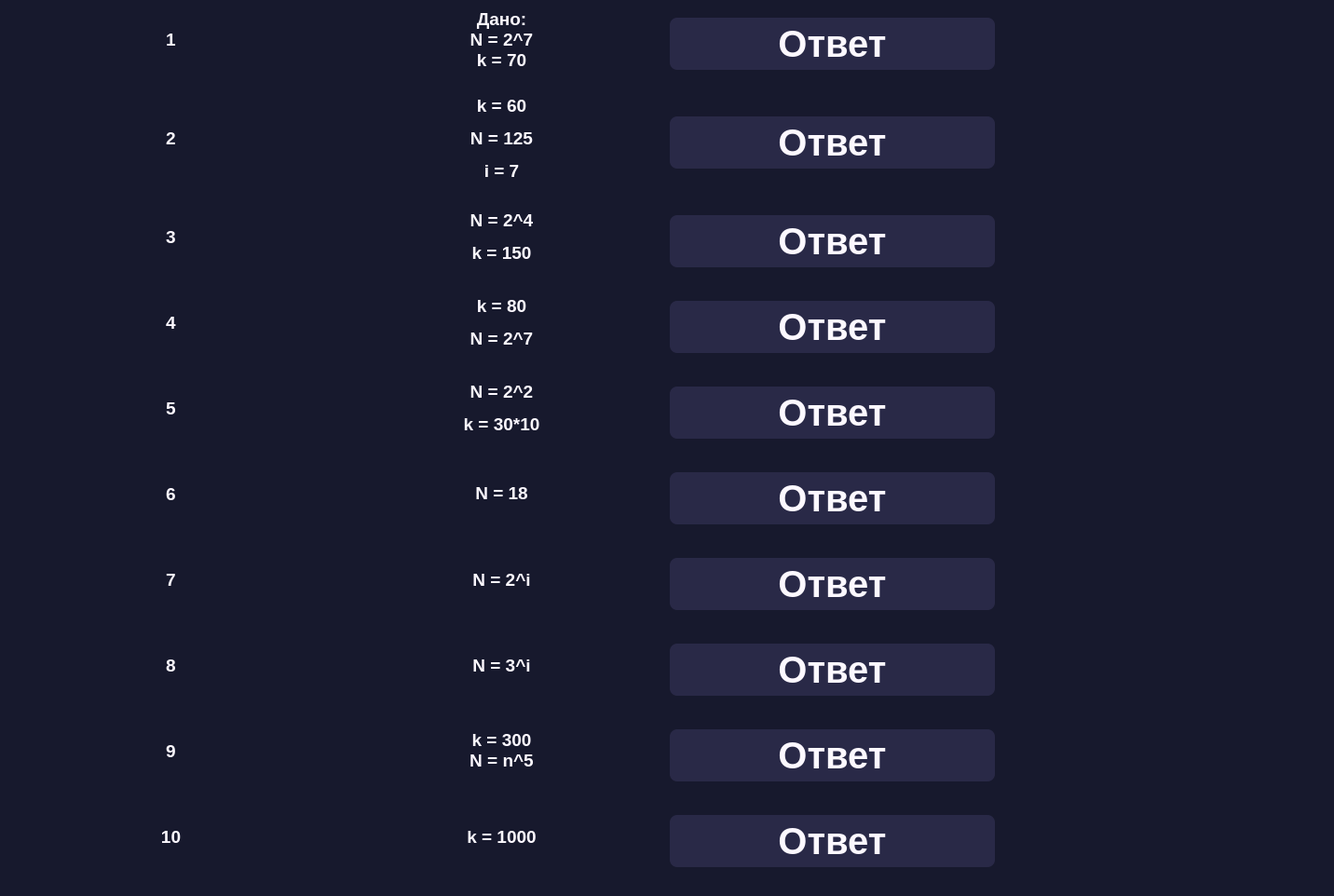
<?xml version="1.0" encoding="UTF-8"?>
<ui version="4.0">
 <class>Ru_lang</class>
 <widget class="QMainWindow" name="Ru_lang">
  <property name="geometry">
   <rect>
    <x>0</x>
    <y>0</y>
    <width>1432</width>
    <height>872</height>
   </rect>
  </property>
  <property name="windowTitle">
   <string>MainWindow</string>
  </property>
  <property name="styleSheet">
   <string notr="true">background-color:rgb(23, 25, 45);
color: rgb(250, 247, 253);</string>
  </property>
  <widget class="QWidget" name="centralwidget">
   <property name="styleSheet">
    <string notr="true">QPushButton {
  background-color:rgb(41, 41, 71);
  color: rgb(252, 248, 255);
  font-weight: 1000;
  font: bold 40px;
  border-radius: 8px;
  padding: 5px 15px;
  margin-top: 10px;
  outline: 0px;
}
QPushButton:hover{
background-color:rgb(54, 53, 87);
}
</string>
   </property>
   <layout class="QVBoxLayout" name="verticalLayout">
    <item>
     <layout class="QVBoxLayout" name="verticalLayout_2">
      <item>
       <layout class="QHBoxLayout" name="horizontalLayout_11">
        <item>
         <widget class="QLabel" name="label_21">
          <property name="font">
           <font>
            <pointsize>14</pointsize>
            <weight>75</weight>
            <bold>true</bold>
           </font>
          </property>
          <property name="styleSheet">
           <string notr="true">  color: rgb(252, 248, 255);
  font-weight: 600;
</string>
          </property>
          <property name="text">
           <string>1</string>
          </property>
          <property name="alignment">
           <set>Qt::AlignCenter</set>
          </property>
         </widget>
        </item>
        <item>
         <widget class="QLabel" name="label">
          <property name="font">
           <font>
            <pointsize>14</pointsize>
            <weight>75</weight>
            <bold>true</bold>
           </font>
          </property>
          <property name="styleSheet">
           <string notr="true">  color: rgb(252, 248, 255);
  font-weight: 600;

</string>
          </property>
          <property name="text">
           <string>&lt;html&gt;&lt;head/&gt;&lt;body&gt;&lt;p&gt;Дано:&lt;br/&gt;N = 2^7&lt;br/&gt;k = 70&lt;/p&gt;&lt;/body&gt;&lt;/html&gt;</string>
          </property>
          <property name="alignment">
           <set>Qt::AlignCenter</set>
          </property>
         </widget>
        </item>
        <item>
         <widget class="QPushButton" name="pushButton_2">
          <property name="text">
           <string>Ответ</string>
          </property>
         </widget>
        </item>
        <item>
         <widget class="QLabel" name="no1">
          <property name="font">
           <font>
            <pointsize>14</pointsize>
            <weight>75</weight>
            <bold>true</bold>
           </font>
          </property>
          <property name="styleSheet">
           <string notr="true">  color: rgb(252, 248, 255);
  font-weight: 600;

</string>
          </property>
          <property name="text">
           <string/>
          </property>
          <property name="alignment">
           <set>Qt::AlignCenter</set>
          </property>
         </widget>
        </item>
       </layout>
      </item>
      <item>
       <spacer name="verticalSpacer">
        <property name="orientation">
         <enum>Qt::Vertical</enum>
        </property>
        <property name="sizeType">
         <enum>QSizePolicy::Fixed</enum>
        </property>
        <property name="sizeHint" stdset="0">
         <size>
          <width>20</width>
          <height>20</height>
         </size>
        </property>
       </spacer>
      </item>
      <item>
       <layout class="QHBoxLayout" name="horizontalLayout_10">
        <item>
         <widget class="QLabel" name="label_22">
          <property name="font">
           <font>
            <pointsize>14</pointsize>
            <weight>75</weight>
            <bold>true</bold>
           </font>
          </property>
          <property name="styleSheet">
           <string notr="true">  color: rgb(252, 248, 255);
  font-weight: 600;
</string>
          </property>
          <property name="text">
           <string>2</string>
          </property>
          <property name="alignment">
           <set>Qt::AlignCenter</set>
          </property>
         </widget>
        </item>
        <item>
         <widget class="QLabel" name="label_3">
          <property name="font">
           <font>
            <pointsize>14</pointsize>
            <weight>75</weight>
            <bold>true</bold>
           </font>
          </property>
          <property name="styleSheet">
           <string notr="true">  color: rgb(252, 248, 255);
  font-weight: 600;

</string>
          </property>
          <property name="text">
           <string>&lt;html&gt;&lt;head/&gt;&lt;body&gt;&lt;p&gt;k = 60&lt;/p&gt;&lt;p&gt;N = 125&lt;/p&gt;&lt;p&gt;i = 7&lt;/p&gt;&lt;/body&gt;&lt;/html&gt;</string>
          </property>
          <property name="alignment">
           <set>Qt::AlignCenter</set>
          </property>
         </widget>
        </item>
        <item>
         <widget class="QPushButton" name="pushButton_3">
          <property name="text">
           <string>Ответ</string>
          </property>
         </widget>
        </item>
        <item>
         <widget class="QLabel" name="no2">
          <property name="font">
           <font>
            <pointsize>14</pointsize>
            <weight>75</weight>
            <bold>true</bold>
           </font>
          </property>
          <property name="styleSheet">
           <string notr="true">  color: rgb(252, 248, 255);
  font-weight: 600;

</string>
          </property>
          <property name="text">
           <string/>
          </property>
          <property name="alignment">
           <set>Qt::AlignCenter</set>
          </property>
         </widget>
        </item>
       </layout>
      </item>
      <item>
       <spacer name="verticalSpacer_2">
        <property name="orientation">
         <enum>Qt::Vertical</enum>
        </property>
        <property name="sizeType">
         <enum>QSizePolicy::Fixed</enum>
        </property>
        <property name="sizeHint" stdset="0">
         <size>
          <width>20</width>
          <height>20</height>
         </size>
        </property>
       </spacer>
      </item>
      <item>
       <layout class="QHBoxLayout" name="horizontalLayout_9">
        <item>
         <widget class="QLabel" name="label_23">
          <property name="font">
           <font>
            <pointsize>14</pointsize>
            <weight>75</weight>
            <bold>true</bold>
           </font>
          </property>
          <property name="styleSheet">
           <string notr="true">  color: rgb(252, 248, 255);
  font-weight: 600;
</string>
          </property>
          <property name="text">
           <string>3</string>
          </property>
          <property name="alignment">
           <set>Qt::AlignCenter</set>
          </property>
         </widget>
        </item>
        <item>
         <widget class="QLabel" name="label_5">
          <property name="font">
           <font>
            <pointsize>14</pointsize>
            <weight>75</weight>
            <bold>true</bold>
           </font>
          </property>
          <property name="styleSheet">
           <string notr="true">  color: rgb(252, 248, 255);
  font-weight: 600;

</string>
          </property>
          <property name="frameShape">
           <enum>QFrame::NoFrame</enum>
          </property>
          <property name="text">
           <string>&lt;html&gt;&lt;head/&gt;&lt;body&gt;&lt;p&gt;N = 2^4&lt;/p&gt;&lt;p&gt;k = 150&lt;/p&gt;&lt;/body&gt;&lt;/html&gt;</string>
          </property>
          <property name="alignment">
           <set>Qt::AlignCenter</set>
          </property>
         </widget>
        </item>
        <item>
         <widget class="QPushButton" name="pushButton_8">
          <property name="text">
           <string>Ответ</string>
          </property>
         </widget>
        </item>
        <item>
         <widget class="QLabel" name="no3">
          <property name="font">
           <font>
            <pointsize>14</pointsize>
            <weight>75</weight>
            <bold>true</bold>
           </font>
          </property>
          <property name="styleSheet">
           <string notr="true">  color: rgb(252, 248, 255);
  font-weight: 600;

</string>
          </property>
          <property name="text">
           <string/>
          </property>
          <property name="alignment">
           <set>Qt::AlignCenter</set>
          </property>
         </widget>
        </item>
       </layout>
      </item>
      <item>
       <spacer name="verticalSpacer_3">
        <property name="orientation">
         <enum>Qt::Vertical</enum>
        </property>
        <property name="sizeType">
         <enum>QSizePolicy::Fixed</enum>
        </property>
        <property name="sizeHint" stdset="0">
         <size>
          <width>20</width>
          <height>20</height>
         </size>
        </property>
       </spacer>
      </item>
      <item>
       <layout class="QHBoxLayout" name="horizontalLayout_8">
        <item>
         <widget class="QLabel" name="label_24">
          <property name="font">
           <font>
            <pointsize>14</pointsize>
            <weight>75</weight>
            <bold>true</bold>
           </font>
          </property>
          <property name="styleSheet">
           <string notr="true">  color: rgb(252, 248, 255);
  font-weight: 600;
</string>
          </property>
          <property name="text">
           <string>4</string>
          </property>
          <property name="alignment">
           <set>Qt::AlignCenter</set>
          </property>
         </widget>
        </item>
        <item>
         <widget class="QLabel" name="label_7">
          <property name="font">
           <font>
            <pointsize>14</pointsize>
            <weight>75</weight>
            <bold>true</bold>
           </font>
          </property>
          <property name="styleSheet">
           <string notr="true">  color: rgb(252, 248, 255);
  font-weight: 600;

</string>
          </property>
          <property name="text">
           <string>&lt;html&gt;&lt;head/&gt;&lt;body&gt;&lt;p&gt;k = 80&lt;/p&gt;&lt;p&gt;N = 2^7&lt;/p&gt;&lt;/body&gt;&lt;/html&gt;</string>
          </property>
          <property name="alignment">
           <set>Qt::AlignCenter</set>
          </property>
         </widget>
        </item>
        <item>
         <widget class="QPushButton" name="pushButton_10">
          <property name="text">
           <string>Ответ</string>
          </property>
         </widget>
        </item>
        <item>
         <widget class="QLabel" name="no4">
          <property name="font">
           <font>
            <pointsize>14</pointsize>
            <weight>75</weight>
            <bold>true</bold>
           </font>
          </property>
          <property name="styleSheet">
           <string notr="true">  color: rgb(252, 248, 255);
  font-weight: 600;

</string>
          </property>
          <property name="text">
           <string/>
          </property>
          <property name="alignment">
           <set>Qt::AlignCenter</set>
          </property>
         </widget>
        </item>
       </layout>
      </item>
      <item>
       <spacer name="verticalSpacer_4">
        <property name="orientation">
         <enum>Qt::Vertical</enum>
        </property>
        <property name="sizeType">
         <enum>QSizePolicy::Fixed</enum>
        </property>
        <property name="sizeHint" stdset="0">
         <size>
          <width>20</width>
          <height>20</height>
         </size>
        </property>
       </spacer>
      </item>
      <item>
       <layout class="QHBoxLayout" name="horizontalLayout_7">
        <item>
         <widget class="QLabel" name="label_25">
          <property name="font">
           <font>
            <pointsize>14</pointsize>
            <weight>75</weight>
            <bold>true</bold>
           </font>
          </property>
          <property name="styleSheet">
           <string notr="true">  color: rgb(252, 248, 255);
  font-weight: 600;
</string>
          </property>
          <property name="text">
           <string>5</string>
          </property>
          <property name="alignment">
           <set>Qt::AlignCenter</set>
          </property>
         </widget>
        </item>
        <item>
         <widget class="QLabel" name="label_9">
          <property name="font">
           <font>
            <pointsize>14</pointsize>
            <weight>75</weight>
            <bold>true</bold>
           </font>
          </property>
          <property name="styleSheet">
           <string notr="true">  color: rgb(252, 248, 255);
  font-weight: 600;

</string>
          </property>
          <property name="text">
           <string>&lt;html&gt;&lt;head/&gt;&lt;body&gt;&lt;p&gt;N = 2^2&lt;/p&gt;&lt;p&gt;k = 30*10&lt;/p&gt;&lt;/body&gt;&lt;/html&gt;</string>
          </property>
          <property name="alignment">
           <set>Qt::AlignCenter</set>
          </property>
         </widget>
        </item>
        <item>
         <widget class="QPushButton" name="pushButton_4">
          <property name="text">
           <string>Ответ</string>
          </property>
         </widget>
        </item>
        <item>
         <widget class="QLabel" name="no5">
          <property name="font">
           <font>
            <pointsize>14</pointsize>
            <weight>75</weight>
            <bold>true</bold>
           </font>
          </property>
          <property name="styleSheet">
           <string notr="true">  color: rgb(252, 248, 255);
  font-weight: 600;

</string>
          </property>
          <property name="text">
           <string/>
          </property>
          <property name="alignment">
           <set>Qt::AlignCenter</set>
          </property>
         </widget>
        </item>
       </layout>
      </item>
      <item>
       <spacer name="verticalSpacer_5">
        <property name="orientation">
         <enum>Qt::Vertical</enum>
        </property>
        <property name="sizeType">
         <enum>QSizePolicy::Fixed</enum>
        </property>
        <property name="sizeHint" stdset="0">
         <size>
          <width>20</width>
          <height>20</height>
         </size>
        </property>
       </spacer>
      </item>
      <item>
       <layout class="QHBoxLayout" name="horizontalLayout_6">
        <item>
         <widget class="QLabel" name="label_26">
          <property name="font">
           <font>
            <pointsize>14</pointsize>
            <weight>75</weight>
            <bold>true</bold>
           </font>
          </property>
          <property name="styleSheet">
           <string notr="true">  color: rgb(252, 248, 255);
  font-weight: 600;
</string>
          </property>
          <property name="text">
           <string>6</string>
          </property>
          <property name="alignment">
           <set>Qt::AlignCenter</set>
          </property>
         </widget>
        </item>
        <item>
         <widget class="QLabel" name="label_11">
          <property name="font">
           <font>
            <pointsize>14</pointsize>
            <weight>75</weight>
            <bold>true</bold>
           </font>
          </property>
          <property name="styleSheet">
           <string notr="true">  color: rgb(252, 248, 255);
  font-weight: 600;

</string>
          </property>
          <property name="text">
           <string>&lt;html&gt;&lt;head/&gt;&lt;body&gt;&lt;p&gt;N = 18&lt;/p&gt;&lt;/body&gt;&lt;/html&gt;</string>
          </property>
          <property name="alignment">
           <set>Qt::AlignCenter</set>
          </property>
         </widget>
        </item>
        <item>
         <widget class="QPushButton" name="pushButton_5">
          <property name="text">
           <string>Ответ</string>
          </property>
         </widget>
        </item>
        <item>
         <widget class="QLabel" name="no6">
          <property name="font">
           <font>
            <pointsize>14</pointsize>
            <weight>75</weight>
            <bold>true</bold>
           </font>
          </property>
          <property name="styleSheet">
           <string notr="true">  color: rgb(252, 248, 255);
  font-weight: 600;

</string>
          </property>
          <property name="text">
           <string/>
          </property>
          <property name="alignment">
           <set>Qt::AlignCenter</set>
          </property>
         </widget>
        </item>
       </layout>
      </item>
      <item>
       <spacer name="verticalSpacer_6">
        <property name="orientation">
         <enum>Qt::Vertical</enum>
        </property>
        <property name="sizeType">
         <enum>QSizePolicy::Fixed</enum>
        </property>
        <property name="sizeHint" stdset="0">
         <size>
          <width>20</width>
          <height>20</height>
         </size>
        </property>
       </spacer>
      </item>
      <item>
       <layout class="QHBoxLayout" name="horizontalLayout_5">
        <item>
         <widget class="QLabel" name="label_27">
          <property name="font">
           <font>
            <pointsize>14</pointsize>
            <weight>75</weight>
            <bold>true</bold>
           </font>
          </property>
          <property name="styleSheet">
           <string notr="true">  color: rgb(252, 248, 255);
  font-weight: 600;
</string>
          </property>
          <property name="text">
           <string>7</string>
          </property>
          <property name="alignment">
           <set>Qt::AlignCenter</set>
          </property>
         </widget>
        </item>
        <item>
         <widget class="QLabel" name="label_13">
          <property name="font">
           <font>
            <pointsize>14</pointsize>
            <weight>75</weight>
            <bold>true</bold>
           </font>
          </property>
          <property name="styleSheet">
           <string notr="true">  color: rgb(252, 248, 255);
  font-weight: 600;

</string>
          </property>
          <property name="text">
           <string>N = 2^i</string>
          </property>
          <property name="alignment">
           <set>Qt::AlignCenter</set>
          </property>
         </widget>
        </item>
        <item>
         <widget class="QPushButton" name="pushButton_6">
          <property name="text">
           <string>Ответ</string>
          </property>
         </widget>
        </item>
        <item>
         <widget class="QLabel" name="no7">
          <property name="font">
           <font>
            <pointsize>14</pointsize>
            <weight>75</weight>
            <bold>true</bold>
           </font>
          </property>
          <property name="styleSheet">
           <string notr="true">  color: rgb(252, 248, 255);
  font-weight: 600;

</string>
          </property>
          <property name="text">
           <string/>
          </property>
          <property name="alignment">
           <set>Qt::AlignCenter</set>
          </property>
         </widget>
        </item>
       </layout>
      </item>
      <item>
       <spacer name="verticalSpacer_7">
        <property name="orientation">
         <enum>Qt::Vertical</enum>
        </property>
        <property name="sizeType">
         <enum>QSizePolicy::Fixed</enum>
        </property>
        <property name="sizeHint" stdset="0">
         <size>
          <width>20</width>
          <height>20</height>
         </size>
        </property>
       </spacer>
      </item>
      <item>
       <layout class="QHBoxLayout" name="horizontalLayout_4">
        <item>
         <widget class="QLabel" name="label_28">
          <property name="font">
           <font>
            <pointsize>14</pointsize>
            <weight>75</weight>
            <bold>true</bold>
           </font>
          </property>
          <property name="styleSheet">
           <string notr="true">  color: rgb(252, 248, 255);
  font-weight: 600;
</string>
          </property>
          <property name="text">
           <string>8</string>
          </property>
          <property name="alignment">
           <set>Qt::AlignCenter</set>
          </property>
         </widget>
        </item>
        <item>
         <widget class="QLabel" name="label_16">
          <property name="font">
           <font>
            <pointsize>14</pointsize>
            <weight>75</weight>
            <bold>true</bold>
           </font>
          </property>
          <property name="styleSheet">
           <string notr="true">  color: rgb(252, 248, 255);
  font-weight: 600;

</string>
          </property>
          <property name="text">
           <string>N = 3^i</string>
          </property>
          <property name="alignment">
           <set>Qt::AlignCenter</set>
          </property>
         </widget>
        </item>
        <item>
         <widget class="QPushButton" name="pushButton_7">
          <property name="text">
           <string>Ответ</string>
          </property>
         </widget>
        </item>
        <item>
         <widget class="QLabel" name="no8">
          <property name="font">
           <font>
            <pointsize>14</pointsize>
            <weight>75</weight>
            <bold>true</bold>
           </font>
          </property>
          <property name="styleSheet">
           <string notr="true">  color: rgb(252, 248, 255);
  font-weight: 600;

</string>
          </property>
          <property name="text">
           <string/>
          </property>
          <property name="alignment">
           <set>Qt::AlignCenter</set>
          </property>
         </widget>
        </item>
       </layout>
      </item>
      <item>
       <spacer name="verticalSpacer_8">
        <property name="orientation">
         <enum>Qt::Vertical</enum>
        </property>
        <property name="sizeType">
         <enum>QSizePolicy::Fixed</enum>
        </property>
        <property name="sizeHint" stdset="0">
         <size>
          <width>20</width>
          <height>20</height>
         </size>
        </property>
       </spacer>
      </item>
      <item>
       <layout class="QHBoxLayout" name="horizontalLayout_3">
        <item>
         <widget class="QLabel" name="label_29">
          <property name="font">
           <font>
            <pointsize>14</pointsize>
            <weight>75</weight>
            <bold>true</bold>
           </font>
          </property>
          <property name="styleSheet">
           <string notr="true">  color: rgb(252, 248, 255);
  font-weight: 600;
</string>
          </property>
          <property name="text">
           <string>9</string>
          </property>
          <property name="alignment">
           <set>Qt::AlignCenter</set>
          </property>
         </widget>
        </item>
        <item>
         <widget class="QLabel" name="label_17">
          <property name="font">
           <font>
            <pointsize>14</pointsize>
            <weight>75</weight>
            <bold>true</bold>
           </font>
          </property>
          <property name="styleSheet">
           <string notr="true">  color: rgb(252, 248, 255);
  font-weight: 600;

</string>
          </property>
          <property name="text">
           <string>&lt;html&gt;&lt;head/&gt;&lt;body&gt;&lt;p&gt;k = 300&lt;br/&gt;N = n^5&lt;/p&gt;&lt;/body&gt;&lt;/html&gt;</string>
          </property>
          <property name="alignment">
           <set>Qt::AlignCenter</set>
          </property>
         </widget>
        </item>
        <item>
         <widget class="QPushButton" name="pushButton_9">
          <property name="text">
           <string>Ответ</string>
          </property>
         </widget>
        </item>
        <item>
         <widget class="QLabel" name="no9">
          <property name="font">
           <font>
            <pointsize>14</pointsize>
            <weight>75</weight>
            <bold>true</bold>
           </font>
          </property>
          <property name="styleSheet">
           <string notr="true">  color: rgb(252, 248, 255);
  font-weight: 600;

</string>
          </property>
          <property name="text">
           <string/>
          </property>
          <property name="alignment">
           <set>Qt::AlignCenter</set>
          </property>
         </widget>
        </item>
       </layout>
      </item>
      <item>
       <spacer name="verticalSpacer_9">
        <property name="orientation">
         <enum>Qt::Vertical</enum>
        </property>
        <property name="sizeType">
         <enum>QSizePolicy::Fixed</enum>
        </property>
        <property name="sizeHint" stdset="0">
         <size>
          <width>20</width>
          <height>20</height>
         </size>
        </property>
       </spacer>
      </item>
      <item>
       <layout class="QHBoxLayout" name="horizontalLayout">
        <item>
         <widget class="QLabel" name="label_30">
          <property name="font">
           <font>
            <pointsize>14</pointsize>
            <weight>75</weight>
            <bold>true</bold>
           </font>
          </property>
          <property name="styleSheet">
           <string notr="true">  color: rgb(252, 248, 255);
  font-weight: 600;
</string>
          </property>
          <property name="text">
           <string>10</string>
          </property>
          <property name="alignment">
           <set>Qt::AlignCenter</set>
          </property>
         </widget>
        </item>
        <item>
         <widget class="QLabel" name="label_18">
          <property name="font">
           <font>
            <pointsize>14</pointsize>
            <weight>75</weight>
            <bold>true</bold>
           </font>
          </property>
          <property name="styleSheet">
           <string notr="true">  color: rgb(252, 248, 255);
  font-weight: 600;

</string>
          </property>
          <property name="text">
           <string>k = 1000</string>
          </property>
          <property name="alignment">
           <set>Qt::AlignCenter</set>
          </property>
         </widget>
        </item>
        <item>
         <widget class="QPushButton" name="pushButton">
          <property name="text">
           <string>Ответ</string>
          </property>
         </widget>
        </item>
        <item>
         <widget class="QLabel" name="no10">
          <property name="font">
           <font>
            <pointsize>14</pointsize>
            <weight>75</weight>
            <bold>true</bold>
           </font>
          </property>
          <property name="styleSheet">
           <string notr="true">  color: rgb(252, 248, 255);
  font-weight: 600;

</string>
          </property>
          <property name="text">
           <string/>
          </property>
          <property name="alignment">
           <set>Qt::AlignCenter</set>
          </property>
         </widget>
        </item>
       </layout>
      </item>
     </layout>
    </item>
   </layout>
  </widget>
  <widget class="QStatusBar" name="statusbar"/>
 </widget>
 <resources/>
 <connections/>
</ui>
